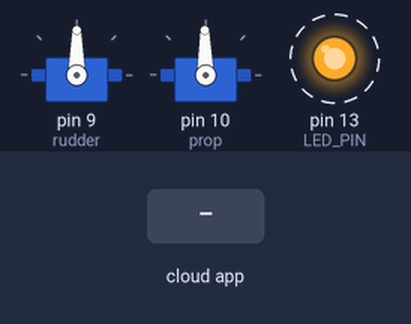
A sketch run on a simulated Arduino Uno, built with avr-gcc and run on an emulated ATmega328P. On the bench: 2 × servo, output pins drawn as LEDs (lit = HIGH). Dashed ring = blinking. The inputs (shaded band) are chosen by the test bench. The ROS host is connected and sends only what is stated.

Above: at 1.25 s.
1.3 s: the phone or cloud app sets rudder_angle to -100
At 1.6 s:
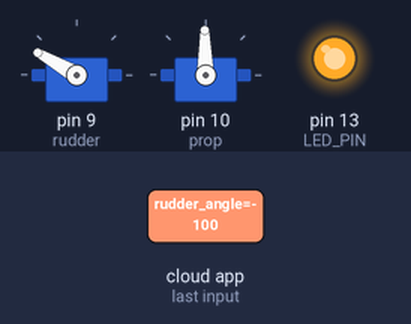
4.3 s: the phone or cloud app sets propeller_power to -100
At 5.1 s:
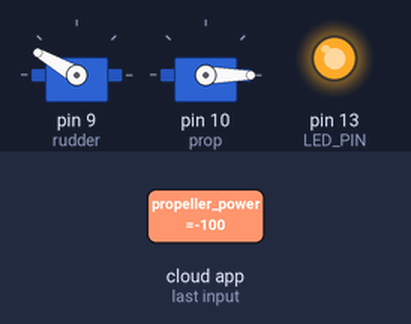
7.3 s: the phone or cloud app sets rudder_angle to 100
At 8.1 s:
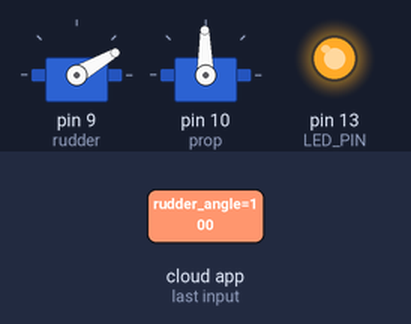
10.3 s: the phone or cloud app sets propeller_power to 100
At 10.9 s:
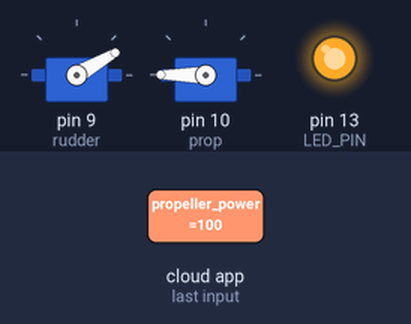
13.3 s: the phone or cloud app sets propeller_power to -100
At 14.1 s:
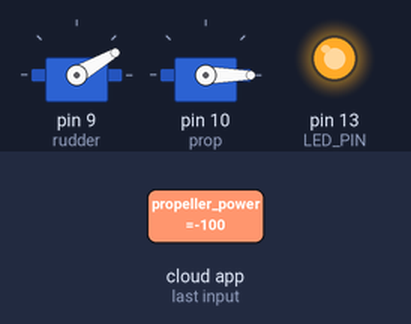
16.3 s: the phone or cloud app sets rudder_angle to 0
At 17.5 s:
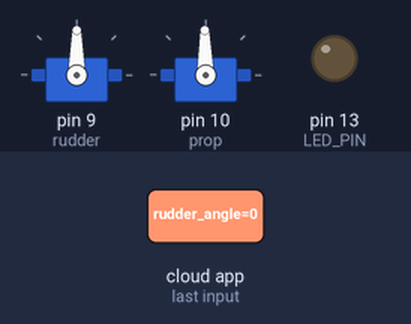
Timing chart, 0 to 20.3 s (numbered marks = the images above; inputs shaded):
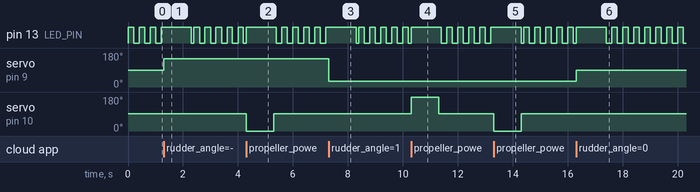

Measured:
- after the input at 1.3 s, servo on pin 9 (rudder): 90° → 150° at once
- after the input at 4.3 s, servo on pin 10 (prop): 91° → 0° at once, → 91° 1.0 s later
- after the input at 7.3 s, servo on pin 9 (rudder): 150° → 30° at once
- after the input at 10.3 s, servo on pin 10 (prop): 91° → 180° at once, → 91° 1.0 s later
- after the input at 13.3 s, servo on pin 10 (prop): 91° → 0° at once, → 91° 1.0 s later
- after the input at 16.3 s, servo on pin 9 (rudder): 30° → 90° at once
- by itself, pin 13 (LED_PIN): repeats every 0.40 s: LOW 0.20 s, HIGH 0.20 s

The sketch:

tugboat_teensy.ino
```cpp
/*
 * rosserial Servo Control Example
 *
 * This sketch demonstrates the control of hobby R/C servos
 * using ROS and the arduiono
 *
 * For the full tutorial write up, visit
 * www.ros.org/wiki/rosserial_arduino_demos
 *
 * For more information on the Arduino Servo Library
 * Checkout :
 * http://www.arduino.cc/en/Reference/Servo
 */

#include <Arduino.h>

#include <Servo.h>
#include <ros.h>
#include <std_msgs/Float32.h>

void handleFailsafes();
void handleStatusLED();

bool do_blink = true;
long lastMessageMillis = -1e5;

ros::NodeHandle  nh;

const int LEGAL_RUDDER_RANGE = 60;
const int RUDDER_CENTER = 90;

const float RUDDER_SCALING = 2.0;

Servo rudder;
void rudder_cb( const std_msgs::Float32& cmd_msg){
  int angle = -cmd_msg.data*RUDDER_SCALING + RUDDER_CENTER;
  if (angle < RUDDER_CENTER - LEGAL_RUDDER_RANGE)
    angle = RUDDER_CENTER - LEGAL_RUDDER_RANGE;
  if (angle > RUDDER_CENTER + LEGAL_RUDDER_RANGE)
    angle = RUDDER_CENTER + LEGAL_RUDDER_RANGE;

  rudder.write(angle);
  lastMessageMillis = millis();
}
ros::Subscriber<std_msgs::Float32> rudder_sub("/rudder_angle", rudder_cb);

const int PROP_CENTER = 91;
const float PROP_K = 1.0; // How many "degrees" the prop should respond for 1 newton input command

Servo prop;
void prop_cb( const std_msgs::Float32& cmd_msg){
  int power = (cmd_msg.data * PROP_K) + PROP_CENTER;
  power = constrain(power, 0, 180);
  prop.write(power); //set servo angle, should be from 0-180
  lastMessageMillis = millis();
}

ros::Subscriber<std_msgs::Float32> prop_sub("/propeller_power", prop_cb);

void setup(){
  // Enable the LED pin
  pinMode(13, OUTPUT);

  nh.initNode();
  nh.subscribe(rudder_sub);
  nh.subscribe(prop_sub);

  rudder.attach(9); //Connect to the rudder pin
  prop.attach(10);

}

void loop(){
  nh.spinOnce();
  handleFailsafes();
  handleStatusLED();
  delay(1);
}

void handleFailsafes(){
  long t = millis();
  bool estop = (t - lastMessageMillis) > 1000;
  do_blink = estop;
  if (estop){
    prop.write(PROP_CENTER);
    // TODO: disconnect from servo instead of
    // just writing a supposedly neutral power
  }
}

void handleStatusLED(){
  long t = millis();
  const byte LED_PIN = 13;
  if (do_blink){
    digitalWrite(LED_PIN, (t % 400) < 200);
  }else{
    digitalWrite(LED_PIN, HIGH);
  }

}
```
